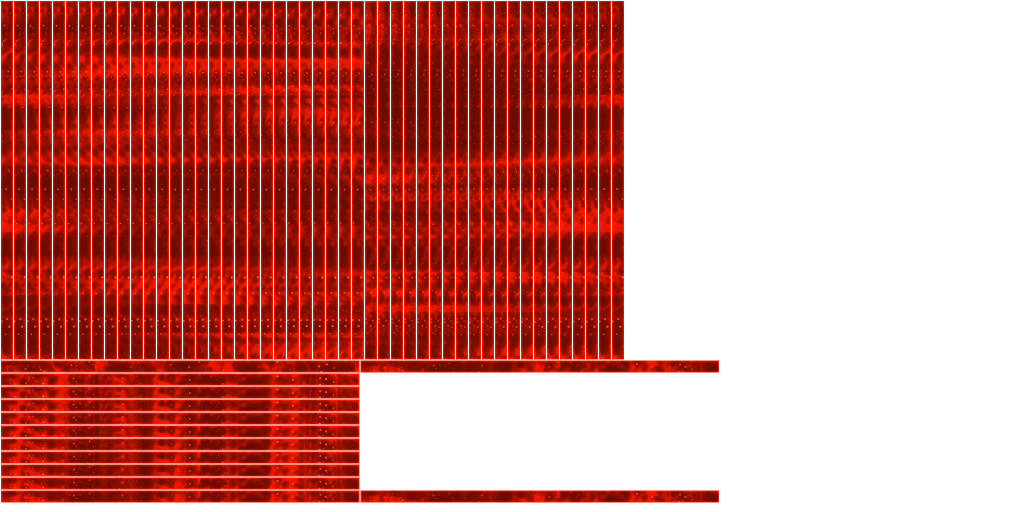
#> input picture templates/b-hud-main-console/红色_00000.package/红色_00000.png, 2048 x 1024 px (shown at 1/2 size)
$ python cv_cluster.py '../../../templates/b-hud-main-console/红色_00000.package/红色_00000.png'
#> lines starting #> are read from the running program, lines starting #| are printed output that depends on the picture; after the words box and inside, x2 and y2 are one past the last pixel; in counts of white or black regions, pixels touching at a corner belong together
#!/usr/bin/env python3
# -*- coding: utf-8 -*-
"""
cv_cluster.py — Phase 1: CV 聚类

对图片做 K-means 聚类，输出：
  - palette.json  — 每个簇的 HSV/BGR 值、像素占比
  - palette.png   — 色板可视化图片
  - cluster_preview.png — 像素分辨率预览图（每像素用簇的平均颜色着色）
  - labels.npy    — 高分辨率聚类标签矩阵（供 cv_downsample.py 使用）

用法:
  python cv_cluster.py <image_path> --k 15 --output-dir <dir> [--crop x1,y1,x2,y2] [--no-auto-crop]

注意: 本脚本不做下采样，不需要地图尺寸参数。
      下采样由 cv_downsample.py 完成。
"""

import json
import sys
import os
import argparse
import numpy as np
import cv2


def load_and_crop(image_path, crop_str=None, auto_crop=True):
    """读取图片，支持手动裁剪和自动裁剪边缘文字区域"""
    if not os.path.exists(image_path):
        print(f"[ERROR] 图片不存在: {image_path}")
        sys.exit(1)
    img = cv2.imread(image_path, cv2.IMREAD_COLOR)
    if img is None:
        print(f"[ERROR] 无法读取图片: {image_path}")
        sys.exit(1)
    print(f"  原始尺寸: {img.shape[1]}x{img.shape[0]}")

    if crop_str:
        parts = [int(x) for x in crop_str.split(",")]
        x1, y1, x2, y2 = parts
        img = img[y1:y2, x1:x2]
        print(f"  手动裁剪后: {img.shape[1]}x{img.shape[0]}")
    elif auto_crop:
        img = auto_crop_borders(img)

    return img


def auto_crop_borders(img):
    """
    自动检测并裁剪图片四条边的文字说明/图例/纯色边框区域。

    原理：对每条边做逐行/逐列扫描，检测两个特征：
    1. 颜色方差极低（纯色背景条带，如白底、黑底、灰底）
    2. 高对比度文字特征（大面积浅色背景中夹杂深色像素，或反之）

    从边缘向内扫描，一旦遇到"丰富颜色行/列"就停止裁剪。
    安全阈值：最多裁掉每条边 30% 的宽/高，防止误裁地图主体。
    """
    h, w = img.shape[:2]
    gray = cv2.cvtColor(img, cv2.COLOR_BGR2GRAY)
    hsv = cv2.cvtColor(img, cv2.COLOR_BGR2HSV)
    sat = hsv[:, :, 1]  # 饱和度通道

    max_crop_ratio = 0.30  # 每条边最多裁 30%

    sat_threshold = 25
    std_threshold = 60
    min_sat_rich = 30

    def is_border_strip(strip_gray, strip_sat):
        """判断一条行/列像素是否属于边框/文字区域"""
        mean_sat = np.mean(strip_sat)
        std_gray = np.std(strip_gray)

        if mean_sat < sat_threshold:
            return True
        if mean_sat < min_sat_rich and std_gray < 15:
            return True
        return False

    # --- 扫描上边 ---
    top = 0
    max_top = int(h * max_crop_ratio)
    for y in range(max_top):
        if is_border_strip(gray[y, :], sat[y, :]):
            top = y + 1
        else:
            break

    # --- 扫描下边 ---
    bottom = h
    max_bottom = h - int(h * max_crop_ratio)
    for y in range(h - 1, max_bottom - 1, -1):
        if is_border_strip(gray[y, :], sat[y, :]):
            bottom = y
        else:
            break

    # --- 扫描左边 ---
    left = 0
    max_left = int(w * max_crop_ratio)
    for x in range(max_left):
        if is_border_strip(gray[:, x], sat[:, x]):
            left = x + 1
        else:
            break

    # --- 扫描右边 ---
    right = w
    max_right = w - int(w * max_crop_ratio)
    for x in range(w - 1, max_right - 1, -1):
        if is_border_strip(gray[:, x], sat[:, x]):
            right = x
        else:
            break

    # 应用裁剪
    if top > 0 or bottom < h or left > 0 or right < w:
        crop_area = (right - left) * (bottom - top)
        orig_area = w * h
        if crop_area < orig_area * 0.4:
            print(f"  ⚠️ 自动裁剪面积过大 ({100 - crop_area*100/orig_area:.0f}%)，跳过自动裁剪")
            return img

        print(f"  🔍 自动裁剪检测: 上={top}px 下={h-bottom}px 左={left}px 右={w-right}px")
        img = img[top:bottom, left:right]
        print(f"  ✂️ 自动裁剪后: {img.shape[1]}x{img.shape[0]}")
    else:
        print(f"  ✅ 未检测到边缘文字区域，无需裁剪")

    return img


def kmeans_cluster(img, k, hsv_weights=(2.0, 1.0, 0.3)):
    """对 BGR 图像做 K-means 聚类，返回 (labels_2d, centers_bgr, centers_hsv)

    Args:
        img: BGR 图像
        k: 聚类数
        hsv_weights: HSV 通道权重 (w_h, w_s, w_v)，明度(V)降权可减少
                     深浅（高度信息）对聚类的影响，使色相主导聚类结果。
    """
    hsv = cv2.cvtColor(img, cv2.COLOR_BGR2HSV)
    h, w = hsv.shape[:2]
    pixels = hsv.reshape(-1, 3).astype(np.float32)

    # 应用 HSV 通道权重：H 主导聚类，V 降权（深浅=高度信息，非纹理差异）
    weights = np.array(hsv_weights, dtype=np.float32)
    weighted_pixels = pixels * weights
    print(f"  HSV 权重: H={hsv_weights[0]}, S={hsv_weights[1]}, V={hsv_weights[2]}")

    criteria = (cv2.TERM_CRITERIA_EPS + cv2.TERM_CRITERIA_MAX_ITER, 100, 1.0)
    _, labels, centers_hsv = cv2.kmeans(
        weighted_pixels, k, None, criteria, attempts=10, flags=cv2.KMEANS_PP_CENTERS
    )
    labels_2d = labels.flatten().reshape(h, w)

    # 计算每个簇的 BGR 中心（用于预览着色）
    centers_bgr = []
    for i in range(k):
        mask = (labels_2d == i)
        if mask.sum() > 0:
            mean_bgr = img[mask].mean(axis=0).astype(np.uint8)
            centers_bgr.append(mean_bgr)
        else:
            centers_bgr.append(np.array([128, 128, 128], dtype=np.uint8))

    return labels_2d, np.array(centers_bgr), centers_hsv


def generate_preview(labels_2d, centers_bgr, output_path):
    """生成像素分辨率预览图，每像素用该簇的真实平均颜色着色"""
    h, w = labels_2d.shape
    preview = np.zeros((h, w, 3), dtype=np.uint8)
    for i, bgr in enumerate(centers_bgr):
        mask = (labels_2d == i)
        preview[mask] = bgr
    cv2.imwrite(output_path, preview)
    print(f"  预览图: {output_path}")


def generate_labeled_preview(labels_2d, centers_bgr, output_path):
    """生成带簇 ID 标注的预览图。

    在每个簇的最大连通区域的质心位置叠加簇 ID 数字，
    方便用户对照 palette 表格确认每个簇在图上的位置。
    文字使用对比色（亮底黑字、暗底白字）确保可读性。
    """
    h, w = labels_2d.shape
    k = len(centers_bgr)

    # 先画底图
    preview = np.zeros((h, w, 3), dtype=np.uint8)
    for i, bgr in enumerate(centers_bgr):
        mask = (labels_2d == i)
        preview[mask] = bgr

    # 根据图片尺寸自适应字号
    font = cv2.FONT_HERSHEY_SIMPLEX
    base_dim = min(h, w)
    if base_dim >= 800:
        font_scale = 1.2
        thickness = 3
    elif base_dim >= 400:
        font_scale = 0.8
        thickness = 2
    else:
        font_scale = 0.5
        thickness = 1

    for i in range(k):
        mask_i = (labels_2d == i).astype(np.uint8)
        if mask_i.sum() == 0:
            continue

        # 找到该簇最大连通区域的质心
        num_cc, cc_labels, stats, centroids = cv2.connectedComponentsWithStats(
            mask_i, connectivity=8)

        if num_cc <= 1:
            continue

        # stats: [x, y, w, h, area], 跳过 label=0 (背景)
        areas = stats[1:, cv2.CC_STAT_AREA]
        largest_cc_idx = areas.argmax() + 1  # +1 因为跳过了背景
        cx, cy = centroids[largest_cc_idx]
        cx, cy = int(cx), int(cy)

        # 确保标注不超出图片边界
        cx = max(10, min(cx, w - 10))
        cy = max(20, min(cy, h - 10))

        # 文字对比色：亮底用黑字，暗底用白字
        bgr = centers_bgr[i]
        brightness = int(bgr[0]) * 0.114 + int(bgr[1]) * 0.587 + int(bgr[2]) * 0.299
        text_color = (0, 0, 0) if brightness > 128 else (255, 255, 255)
        outline_color = (255, 255, 255) if brightness > 128 else (0, 0, 0)

        label_text = str(i)
        # 先画轮廓（提高可读性）
        cv2.putText(preview, label_text, (cx - 5, cy + 5),
                    font, font_scale, outline_color, thickness + 2)
        # 再画正文
        cv2.putText(preview, label_text, (cx - 5, cy + 5),
                    font, font_scale, text_color, thickness)

    cv2.imwrite(output_path, preview)
    print(f"  标注预览图: {output_path}")


def generate_palette(k, centers_bgr, centers_hsv, labels_2d, output_path):
    """生成色板信息图 + JSON，展示每个簇的颜色、HSV 值、占比"""
    total = labels_2d.size
    flat = labels_2d.flatten()

    clusters_info = []
    for i in range(k):
        count = int((flat == i).sum())
        pct = count * 100.0 / total
        bgr = centers_bgr[i]
        hsv = centers_hsv[i]
        clusters_info.append({
            "cluster_id": i,
            "bgr": [int(bgr[0]), int(bgr[1]), int(bgr[2])],
            "rgb": [int(bgr[2]), int(bgr[1]), int(bgr[0])],
            "hsv_opencv": [float(hsv[0]), float(hsv[1]), float(hsv[2])],
            "hsv_human": {
                "h": round(float(hsv[0]) * 2, 1),  # 0-360
                "s": round(float(hsv[1]) / 2.55, 1),  # 0-100%
                "v": round(float(hsv[2]) / 2.55, 1)   # 0-100%
            },
            "count": count,
            "percentage": round(pct, 1)
        })

    # 按占比排序
    clusters_info.sort(key=lambda x: -x["percentage"])

    # 输出 JSON
    json_path = output_path.replace(".png", ".json")
    with open(json_path, "w", encoding="utf-8") as f:
        json.dump(clusters_info, f, indent=2, ensure_ascii=False)
    print(f"  色板 JSON: {json_path}")

    # 生成色板图片
    swatch_h = 40
    swatch_w = 60
    text_w = 320
    img_h = k * swatch_h + 20
    img_w = swatch_w + text_w + 20
    palette_img = np.ones((img_h, img_w, 3), dtype=np.uint8) * 255

    for idx, ci in enumerate(clusters_info):
        y = idx * swatch_h + 10
        bgr = ci["bgr"]
        cv2.rectangle(palette_img, (10, y), (10 + swatch_w, y + swatch_h - 4),
                       (int(bgr[0]), int(bgr[1]), int(bgr[2])), -1)
        cv2.rectangle(palette_img, (10, y), (10 + swatch_w, y + swatch_h - 4),
                       (0, 0, 0), 1)

        hsv_h = ci["hsv_human"]
        text = f"#{ci['cluster_id']:2d}  H={hsv_h['h']:5.1f} S={hsv_h['s']:4.1f}% V={hsv_h['v']:4.1f}%  {ci['percentage']:4.1f}%"
        cv2.putText(palette_img, text, (10 + swatch_w + 8, y + 25),
                    cv2.FONT_HERSHEY_SIMPLEX, 0.42, (0, 0, 0), 1)

    cv2.imwrite(output_path, palette_img)
    print(f"  色板图片: {output_path}")

    # 控制台输出
    print(f"\n  簇色板 (K={k}):")
    for ci in clusters_info:
        h = ci["hsv_human"]
        bar = "█" * max(1, int(ci["percentage"] / 2))
        print(f"    簇{ci['cluster_id']:2d}: H={h['h']:5.1f}° S={h['s']:4.1f}% V={h['v']:4.1f}%  "
              f"{ci['percentage']:5.1f}% {bar}")

    return clusters_info


def main():
    parser = argparse.ArgumentParser(description="CV 聚类 Phase 1 — 聚类 + 预览 + 色板 + labels.npy")
    parser.add_argument("image_path", help="图片路径")
    parser.add_argument("--k", type=int, default=15, help="K-means 聚类数 (默认 15)")
    parser.add_argument("--crop", default=None, help="手动裁剪区域 x1,y1,x2,y2（优先于自动裁剪）")
    parser.add_argument("--no-auto-crop", action="store_true", help="禁用自动裁剪边缘文字区域")
    parser.add_argument("--hsv-weights", default="2.0,1.0,0.3",
                        help="HSV 通道权重 h,s,v（默认 2.0,1.0,0.3，V降权减少深浅对聚类的影响）")
    parser.add_argument("--output-dir", default=".", help="输出目录")
    args = parser.parse_args()

    os.makedirs(args.output_dir, exist_ok=True)

    # Step 1: 读取图片（自动裁剪边缘文字/图例）
    print("[Step 1] 读取图片 ...")
    img = load_and_crop(args.image_path, args.crop, auto_crop=not args.no_auto_crop)
#> in load_and_crop, img is the input picture: shape (1024, 2048, 3); mean B, G, R 127.6, 135.8, 209.6
#|   原始尺寸: 2048x1024
#> in auto_crop_borders, `sat = hsv[:, :, 1]`:
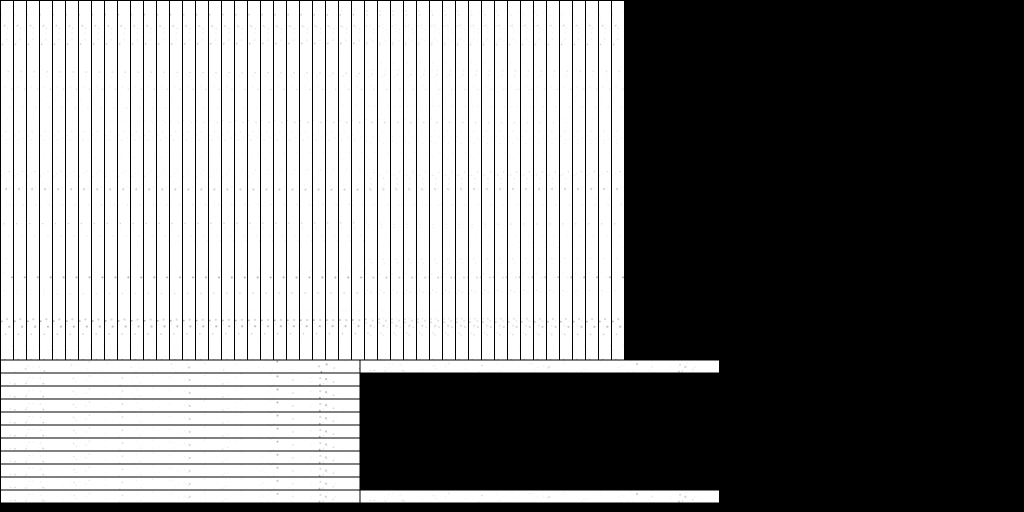
#> sat: shape (1024, 2048) (shown at 1/2 size); min 0, max 255, mean 127.3
#> the loop in auto_crop_borders, `for y in range(max_top):` made 3 passes
#> (mean_sat in is_border_strip, std_gray in is_border_strip) on passes 1 to 3: (0, 0), (0, 0), (143.4, 85.78)
#> the loop in auto_crop_borders, `for y in range(h - 1, max_bottom - 1, -1):` made 20 passes
#> the loop in auto_crop_borders, `for x in range(max_left):` made 3 passes
#> (mean_sat in is_border_strip, std_gray in is_border_strip) on passes 1 to 3: (0, 0), (0, 0), (243.8, 34.91)
#|   🔍 自动裁剪检测: 上=2px 下=19px 左=2px 右=614px
#|   ✂️ 自动裁剪后: 1432x1003

    # Step 1b: 保存裁剪后的图片（供后续 Round 使用）
    cropped_path = os.path.join(args.output_dir, "cropped.png")
    cv2.imwrite(cropped_path, img)
    print(f"  裁剪后图片已保存: {cropped_path} ({img.shape[1]}x{img.shape[0]})")
#|   裁剪后图片已保存: ./cropped.png (1432x1003)

    # Step 2: K-means 聚类
    print(f"\n[Step 2] K-means 聚类 (K={args.k}) ...")
    hsv_weights = tuple(float(x) for x in args.hsv_weights.split(","))
    labels_2d, centers_bgr, centers_hsv = kmeans_cluster(img, args.k, hsv_weights)
#> in kmeans_cluster, `_, labels, centers_hsv = cv2.kmeans( weighted_pixels, k, None, criteri..`: centers_hsv = 15 rows, first 8: [6.01, 255, 69.69], [0, 0, 76.14], [6, 255.5, 38.32], [6.02, 254.9, 58.67], [5.96, 200.6, 74.92], [6.01, 255.1, 50.03], [6.15, 223.2, 70.63], [6, 255.6, 33.96]
#> the loop in kmeans_cluster, `for i in range(k):` made 15 passes
#> mean_bgr on passes 1 to 8: [0, 23, 232], [255, 255, 255], [0, 12, 127], [0, 19, 195], [53, 73, 249], [0, 16, 166], [29, 50, 235], [0, 11, 113]
#> pass 1, in kmeans_cluster, `mask = (labels_2d == i)`:
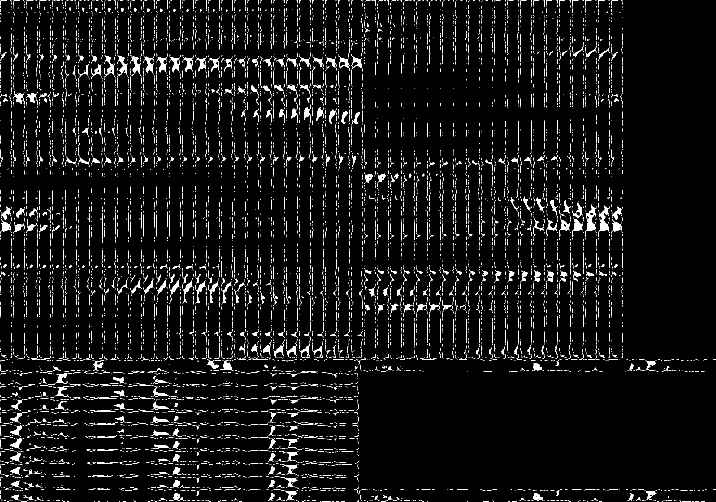
#> mask: shape (1003, 1432) bool (shown at 1/2 size); 5.1% white; 8790 white regions (8235 under 20 px), largest, box (x1, y1, x2, y2) and area: (1171, 409, 1193, 474) 540, (1197, 411, 1220, 474) 519, (235, 110, 255, 154) 329
#> after the loop in kmeans_cluster, `for i in range(k):`: centers_bgr = [[0, 23, 232], [255, 255, 255], [0, 12, 127], [0, 19, 195], [53, 73, 249], [0, 16, 166], [29, 50, 235], [0, 11, 113], [13, 39, 237], [0, 21, 213], [0, 15, 154], [0, 27, 251], [9, 24, 167], [0, 17, 180], [0, 14, 141]]
#> centers_bgr = 15 rows, first 8: [0, 23, 232], [255, 255, 255], [0, 12, 127], [0, 19, 195], [53, 73, 249], [0, 16, 166], [29, 50, 235], [0, 11, 113]

    # Step 3: 保存 labels.npy（高分辨率聚类标签）
    print(f"\n[Step 3] 保存 labels.npy ...")
    labels_path = os.path.join(args.output_dir, "labels.npy")
    np.save(labels_path, labels_2d.astype(np.int32))
    print(f"  labels.npy: {labels_path}  shape={labels_2d.shape} dtype=int32")
#|   labels.npy: ./labels.npy  shape=(1003, 1432) dtype=int32

    # Step 4: 保存 centers（供 downsample 使用）
    centers_bgr_path = os.path.join(args.output_dir, "centers_bgr.npy")
    np.save(centers_bgr_path, centers_bgr)
    print(f"  centers_bgr.npy: {centers_bgr_path}")

    # Step 5: 生成像素分辨率预览图
    print(f"\n[Step 4] 生成预览图 ...")
    generate_preview(labels_2d, centers_bgr,
                     os.path.join(args.output_dir, "cluster_preview.png"))
#> the loop in generate_preview, `for i, bgr in enumerate(centers_bgr):` made 15 passes

    # Step 5b: 生成带簇 ID 标注的预览图
    print(f"\n[Step 4b] 生成标注预览图 ...")
    generate_labeled_preview(labels_2d, centers_bgr,
                             os.path.join(args.output_dir, "cluster_preview_labeled.png"))
#> in generate_labeled_preview, `k = len(centers_bgr)`: k = 15
#> the loop in generate_labeled_preview, `for i, bgr in enumerate(centers_bgr):` made 15 passes
#> the loop in generate_labeled_preview, `for i in range(k):` made 15 passes
#> (num_cc, largest_cc_idx, cx, cy, bgr, brightness, text_color, outline_color) on passes 1, 3, 4, 5, 6, 7: (8791, 3909, 1181, 440, [0, 23, 232], 82.87, (255, 255, 255), (0, 0, 0)), (2494, 248, 741, 164, [0, 12, 127], 45.02, (255, 255, 255), (0, 0, 0)), (9574, 8283, 122, 833, [0, 19, 195], 69.46, (255, 255, 255), (0, 0, 0)), (432, 246, 93, 650, [53, 73, 249], 123.3, (255, 255, 255), (0, 0, 0)), (8416, 2629, 218, 281, [0, 16, 166], 59.03, (255, 255, 255), (0, 0, 0)), (1814, 1058, 690, 637, [29, 50, 235], 102.9, (255, 255, 255), (0, 0, 0))
#> pass 1, in generate_labeled_preview, `num_cc, cc_labels, stats, centroids = cv2.connectedComponentsWithStats..`:
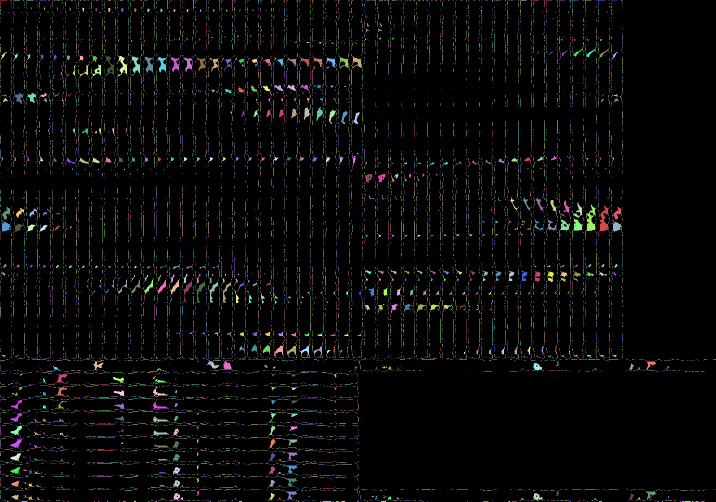
#> cc_labels: shape (1003, 1432) int32 (shown at 1/2 size); 8791 distinct labels, from 0 to 8790; one colour per label, 0 black
#> pass 3, in generate_labeled_preview, `num_cc, cc_labels, stats, centroids = cv2.connectedComponentsWithStats..`:
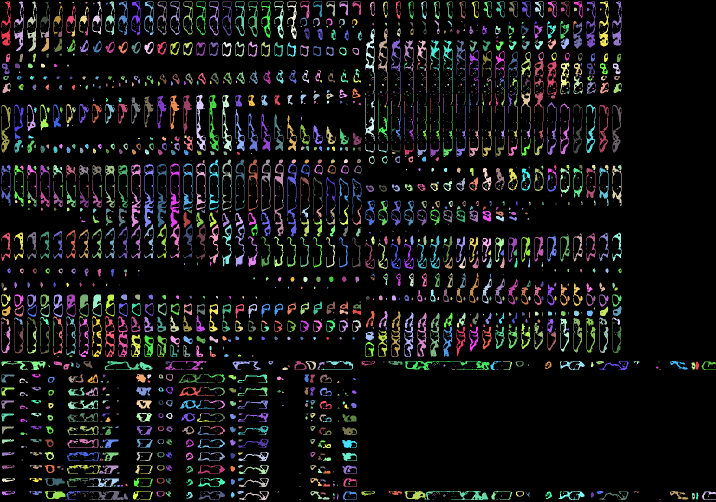
#> cc_labels: shape (1003, 1432) int32 (shown at 1/2 size); 2494 distinct labels, from 0 to 2493; one colour per label, 0 black
#> after the loop in generate_labeled_preview, `for i in range(k):`:
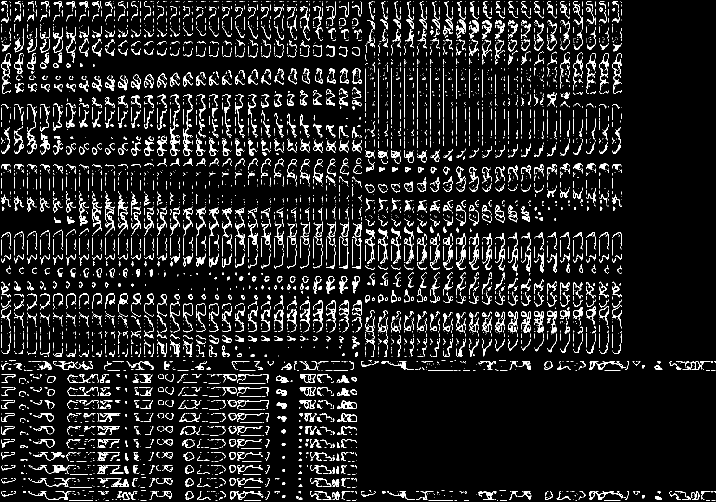
#> mask_i: shape (1003, 1432) (shown at 1/2 size); values 0 (black) and 1 (white), 9% white in thin lines or dots
#> after the loop in generate_labeled_preview, `for i in range(k):`:
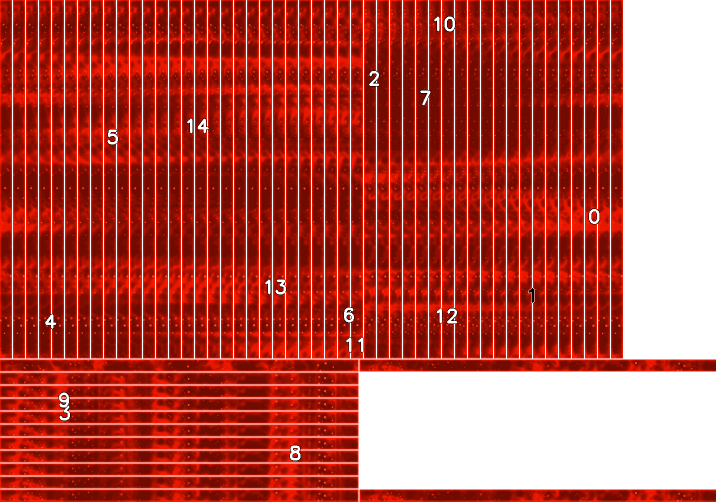
#> preview: shape (1003, 1432, 3) (shown at 1/2 size); mean of channels 0, 1, 2 69.8, 81.4, 188.3; drawn as B, G, R

    # Step 6: 生成色板
    print(f"\n[Step 5] 生成色板 ...")
    generate_palette(
        args.k, centers_bgr, centers_hsv, labels_2d,
        os.path.join(args.output_dir, "palette.png")
    )
#> the loop in generate_palette, `for i in range(k):` made 15 passes
#> (count, pct, bgr, hsv) on passes 1 to 8: (73517, 5.12, [0, 23, 232], [6.01, 255, 69.69]), (386800, 26.93, [255, 255, 255], [0, 0, 76.14]), (174610, 12.16, [0, 12, 127], [6, 255.5, 38.32]), (72463, 5.05, [0, 19, 195], [6.02, 254.9, 58.67]), (2610, 0.182, [53, 73, 249], [5.96, 200.6, 74.92]), (81940, 5.7, [0, 16, 166], [6.01, 255.1, 50.03]), (5346, 0.372, [29, 50, 235], [6.15, 223.2, 70.63]), (176213, 12.27, [0, 11, 113], [6, 255.6, 33.96])
#> after the loop in generate_palette, `for i in range(k):`: clusters_info = 15 items
#> the loop in generate_palette, `for idx, ci in enumerate(clusters_info):` made 15 passes
#> (y, bgr, hsv_h, text) on passes 1 to 4: (10, [255, 255, 255], {'h': 0, 's': 0, 'v': 29.9}, '# 1  H=  0.0 S= 0.0% V=29.9%  26.9%'), (50, [0, 11, 113], {'h': 12, 's': 100.2, 'v': 13.3}, '# 7  H= 12.0 S=100.2% V=13.3%  12.3%'), (90, [0, 12, 127], {'h': 12, 's': 100.2, 'v': 15}, '# 2  H= 12.0 S=100.2% V=15.0%  12.2%'), (130, [0, 14, 141], {'h': 12, 's': 100.1, 'v': 16.7}, '#14  H= 12.0 S=100.1% V=16.7%   9.0%')
#> after the loop in generate_palette, `for idx, ci in enumerate(clusters_info):`:
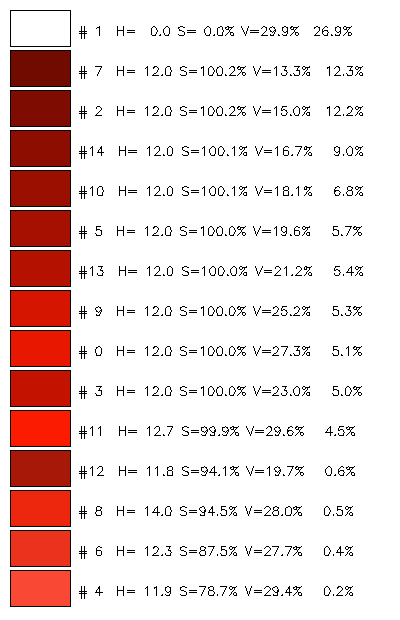
#> palette_img: shape (620, 400, 3); mean of channels 0, 1, 2 215.2, 217.3, 236.4; drawn as B, G, R
#> the loop in generate_palette, `for ci in clusters_info:` made 15 passes
#> (h, bar) on passes 1 to 8: ({'h': 0, 's': 0, 'v': 29.9}, '█████████████'), ({'h': 12, 's': 100.2, 'v': 13.3}, '██████'), ({'h': 12, 's': 100.2, 'v': 15}, '██████'), ({'h': 12, 's': 100.1, 'v': 16.7}, '████'), ({'h': 12, 's': 100.1, 'v': 18.1}, '███'), ({'h': 12, 's': 100, 'v': 19.6}, '██'), ({'h': 12, 's': 100, 'v': 21.2}, '██'), ({'h': 12, 's': 100, 'v': 25.2}, '██')
#> (printed output is left out)

    print("\n✅ Phase 1 聚类完成！")
    print(f"   → cluster_preview.png  (像素分辨率预览)")
    print(f"   → cluster_preview_labeled.png  (带簇 ID 标注预览)")
    print(f"   → palette.png + palette.json  (簇色板)")
    print(f"   → labels.npy  (高分辨率聚类标签)")
    print(f"   → centers_bgr.npy  (簇 BGR 中心)")
    print(f"\n   下一步：AI 预分类识别线性特征簇 → cv_downsample.py 加权下采样")


if __name__ == "__main__":
    main()
